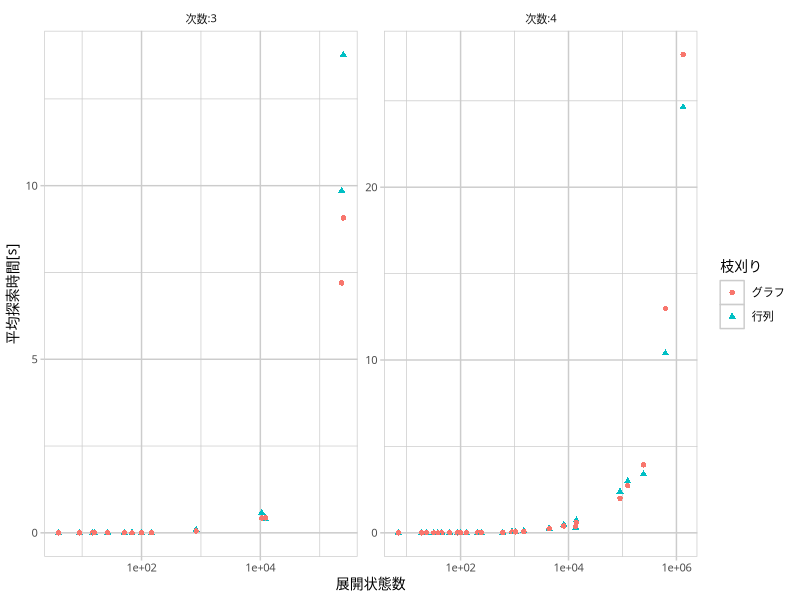

Generate this figure with R:
library(readr)
library(dplyr)
library(ggplot2)

breaks <- c('minmax', 'matrix')
labels <- c('グラフ', '行列')
data <- read_csv('the-cmp-algo-state-lab.csv') %>%
  mutate(mtd = mgr) %>%
  group_by(n, d, mtd, node) %>%
  summarise(mean_time = mean(time)) %>%
  ungroup() %>%
  mutate(mtd = factor(mtd, levels = breaks),
         d = factor(d, levels = c(3, 4), labels = c('次数:3', '次数:4')))

gp <- ggplot(data, aes(x = node, y = mean_time, color = mtd, shape = mtd)) +
  geom_point() +
  facet_wrap(c('d'), scales = 'free') +
  scale_x_continuous(name = '展開状態数',
                     breaks = c(0, 1e2, 1e4, 1e6),
                     labels = function(x) format(x, scientific = TRUE),
                     trans = 'log10') +
  scale_y_continuous(name = '平均探索時間[s]') +
  scale_color_discrete(name = '枝刈り',
                       breaks = breaks,
                       labels = labels) +
  scale_shape_discrete(name = '枝刈り',
                       breaks = breaks,
                       labels = labels) +
  theme(text = element_text(family = 'IPAexGothic', size = 10),
        panel.background = element_rect(fill = 'white', colour = 'grey80'),
        panel.grid.major = element_line(colour = 'grey80'),
        panel.grid.minor = element_line(colour = 'grey80'),
        axis.ticks = element_line(colour = 'grey80'),
        strip.background = element_blank())

ggsave('the-sinitr-time-by-state.pdf', gp,
       width = 15, height = 6, units = 'cm',
       device = cairo_pdf)
